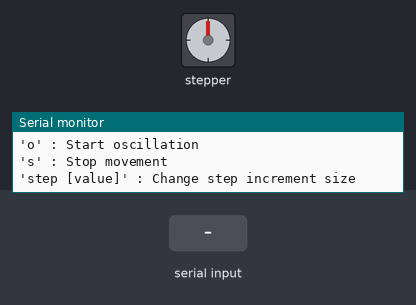
A sketch run on a simulated Arduino Uno, built with avr-gcc and run on an emulated ATmega328P. Parts: stepper motor, the last lines printed to the serial monitor. Inputs (shaded band) come from the test bench. Stepper angles assume 200 steps per turn.

Above: at 1.3 s.
1.4 s: "o\n" received over Serial
At 1.55 s:
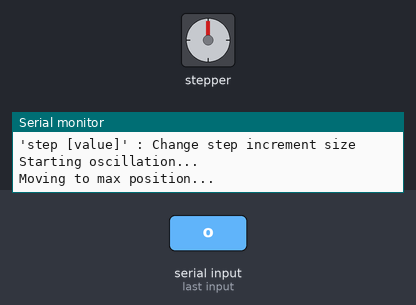
At 2.16 s:
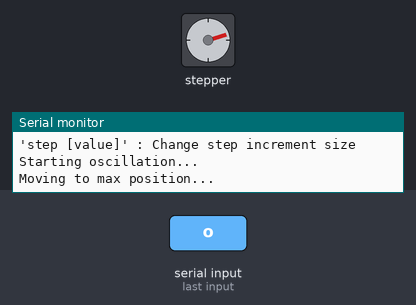
Timing chart, 0 to 65.9 s (numbered marks = the images above; inputs shaded):
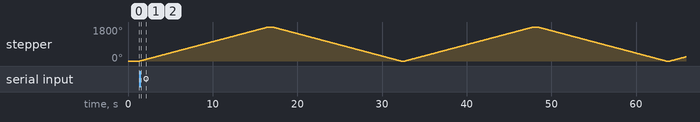

Measured:
- after the input at 1.4 s, stepper: turns 1800° clockwise in 15.2 s, then 1800° counter-clockwise in 15.2 s, then 1800° clockwise in 15.2 s, then 1800° counter-clockwise in 15.2 s, and so on

The sketch:

stepper_motor_controller.ino
```cpp
#include <Stepper.h>

// Define stepper parameters
const int stepsPerRevolution = 200; // Adjust as needed
Stepper myStepper(stepsPerRevolution, 8, 9, 10, 11);

// Movement control variables
int stepSize = 10; // Default manual step increment
int zeroPosition = 0;  // Reference zero position
int maxPosition = 1000;  // Maximum range position (default placeholder)
int currentPosition = 0;  // Tracks current stepper position
bool oscillate = false;   // Oscillation mode flag
bool stopMotion = false;  // Stop motion flag

void setup() {
  myStepper.setSpeed(20); // Set motor speed
  Serial.begin(9600);
  Serial.println("Stepper Control Ready.");
  Serial.println("Commands:");
  Serial.println("'+' : Move forward");
  Serial.println("'-' : Move backward");
  Serial.println("'z' : Set zero position");
  Serial.println("'x' : Set max position");
  Serial.println("'o' : Start oscillation");
  Serial.println("'s' : Stop movement");
  Serial.println("'step [value]' : Change step increment size");
}

void loop() {
  if (Serial.available()) {
    String command = Serial.readStringUntil('\n');
    command.trim();

    if (command == "+") {
      myStepper.step(stepSize);
      currentPosition += stepSize;
      Serial.print("Moved forward. Current Position: ");
      Serial.println(currentPosition);
    }
    else if (command == "-") {
      myStepper.step(-stepSize);
      currentPosition -= stepSize;
      Serial.print("Moved backward. Current Position: ");
      Serial.println(currentPosition);
    }
    else if (command == "z") {
      zeroPosition = currentPosition;
      Serial.println("Zero position set.");
    }
    else if (command == "x") {
      maxPosition = currentPosition;
      Serial.print("Max position set at: ");
      Serial.println(maxPosition);
    }
    else if (command == "o") {
      if (zeroPosition == maxPosition) {
        Serial.println("Error: Zero and max positions are the same! Set max using 'x'.");
      } else {
        oscillate = true;
        Serial.println("Starting oscillation...");
      }
    }
    else if (command == "s") {
      oscillate = false;
      stopMotion = true;
      Serial.println("Stopping motion.");
    }
    else if (command.startsWith("step ")) {
      stepSize = command.substring(5).toInt();
      Serial.print("Step size set to: ");
      Serial.println(stepSize);
    }
  }

  // Handle oscillation
  if (oscillate && !stopMotion) {
    Serial.println("Moving to max position...");
    myStepper.step(maxPosition - currentPosition);
    currentPosition = maxPosition;
    delay(500);

    Serial.println("Returning to zero...");
    myStepper.step(zeroPosition - currentPosition);
    currentPosition = zeroPosition;
    delay(500);
  }
}
```
